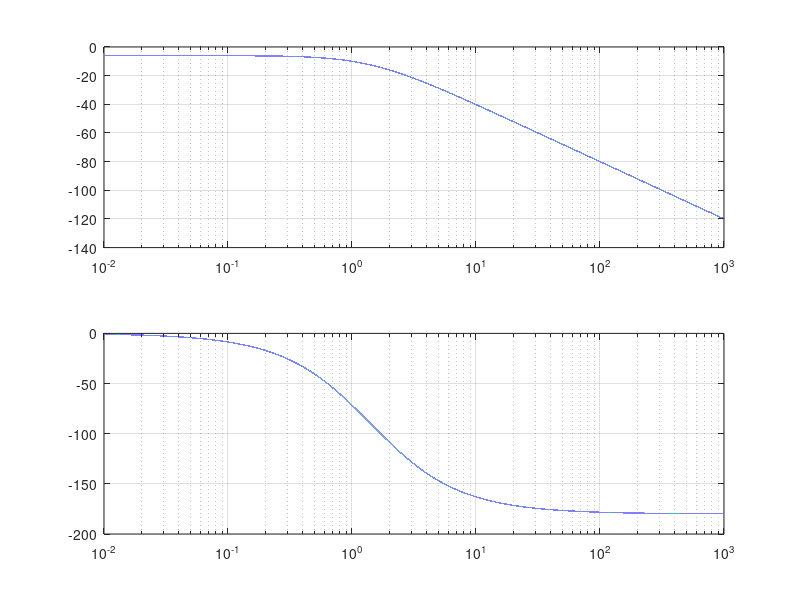

Reproduce this figure in MATLAB.
W=logspace(-2,3,100000);
s=tf('s');
G=1/((s+1)*(s+2));
[mag,phase]=bode(G,W);
mag=squeeze(mag);
mag=20*log10(mag);
phase=squeeze(phase);
subplot(2,1,1)
semilogx(W,mag);
grid on
subplot(2,1,2)
semilogx(W,phase);
grid on

